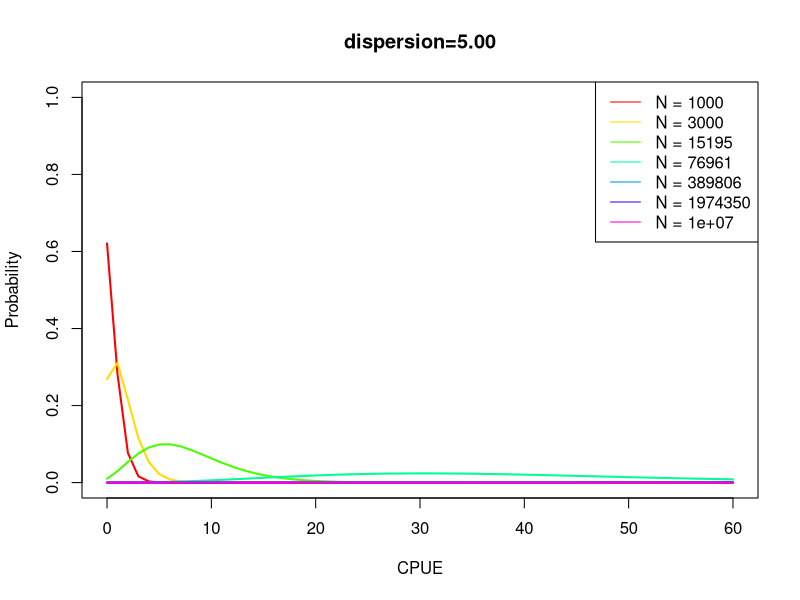

Reproduce this figure in R.
# modeled probability distribution of RGSM catch (CPUE) (negative binomial) with different parameters
Ns = c(1000, 3000, 15195, 76961, 389806, 1974350, 10000000)
p = 0.05
f = 0.01
r = 5
x = seq(0, 60, 1)

# Define colors for each plot
colors = rainbow(length(Ns))

# Plot setup
plot(NULL, xlim=c(0, 60), ylim=c(0, 1), xlab="CPUE",main=sprintf('dispersion=%.2f',r), ylab="Probability", type='n')

# Loop through each N in Ns and plot the distribution
for (i in 1:length(Ns)) {
    N = Ns[i]
    C = N * p * f
    y = dnbinom(x, size=r, mu=C, log = FALSE)
    lines(x, y, col=colors[i], type='l', lwd=2)  # Increase line width with lwd parameter
}

# Add legend
legend("topright", legend=paste("N =", Ns), col=colors, lty=1)

print(C)
sample = rnbinom(1, size=r, mu=C)
print(sample)
